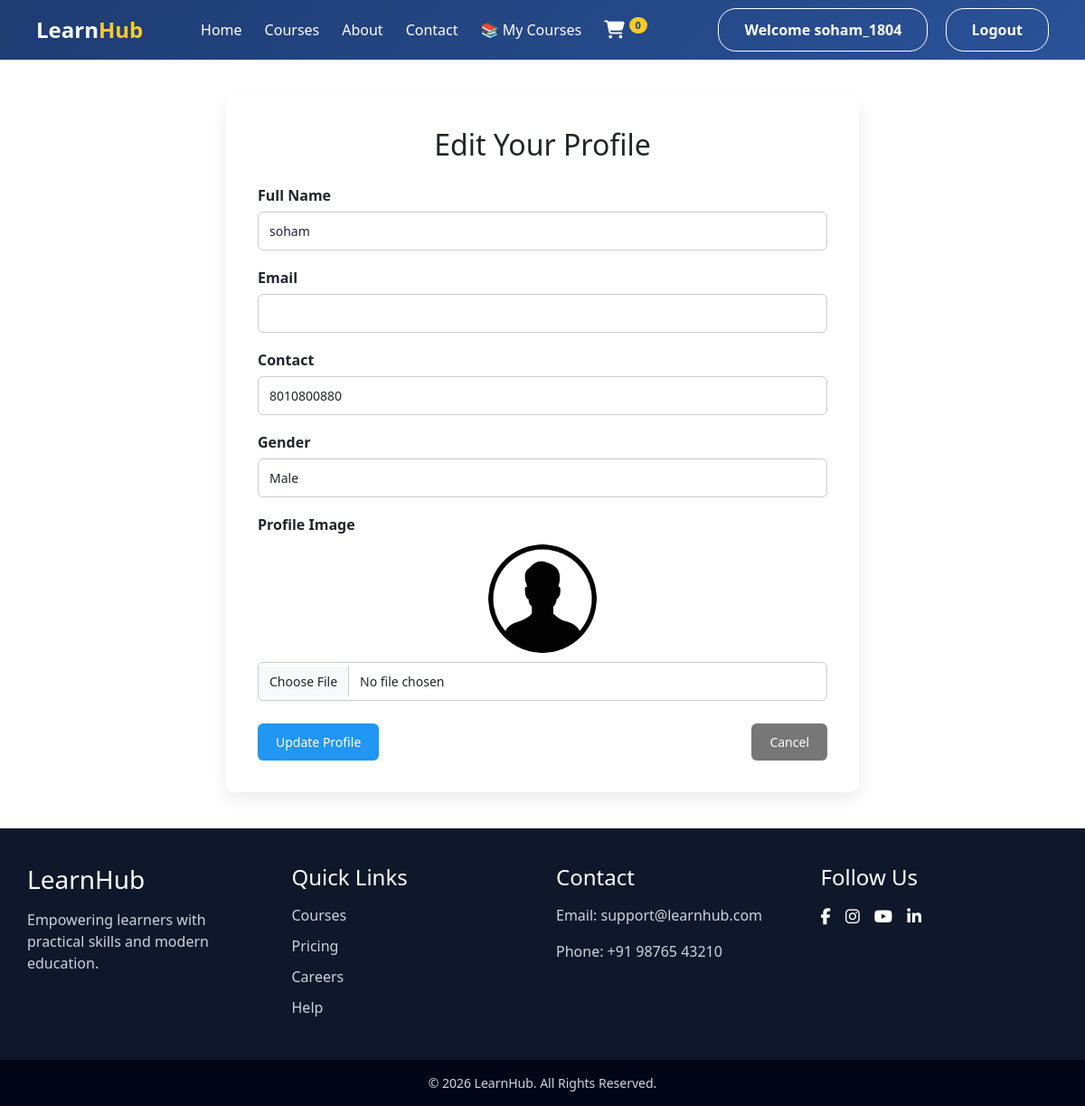
The app's page /edit/ (signed in) with its own data.
### profileapp/models.py (models this page shows, shortened)
class Profile(models.Model):
    genderChoice=[
       ("male","male"),
       ("female","female"),
       ("other","other")
    ]
    fullname=models.CharField(max_length=100)
    email=models.EmailField(max_length=254)
    contact=models.CharField(max_length=20)
    gender=models.CharField(choices=genderChoice,max_length=20)
    image=models.FileField(upload_to="uploads/")

### profileapp/views.py (the view, shortened to what this page needs)
# urls.py: path('edit/', edit_profileview, name='profile_edit'),
def edit_profileview(request):
    user = request.user
    try:
        profile = Profile.objects.get(email=user.email)
    except Profile.DoesNotExist:
        profile = None
    return render(request,'editprofile.html',{
        'profile':profile
    })

### templates/editprofile.html (shortened to what this page needs)
{% extends "base.html" %}
{% block content %}
<div class="profile-container">
<div class="profile-card">
<h2>Edit Your Profile</h2>
<form method="POST" enctype="multipart/form-data">
<div class="form-group">
<label>Full Name</label>
<input class="form-control" type="text" name="fullname" value="{{ profile.fullname }}">
</div>
<div class="form-group">
<label>Email</label>
<input class="form-control" type="email" value="{{ profile.email }}" readonly>
</div>
<div class="form-group">
<label>Contact</label>
<input class="form-control" type="text" name="contact" value="{{ profile.contact }}">
</div>
<div class="form-group">
<label>Gender</label>
<select class="form-control" name="gender">
<option value="male" {% if profile.gender == 'male' %}selected{% endif %}>Male</option>
</select>
</div>
<div class="form-group">
<label>Profile Image</label>
{% if profile.image %}
<img src="{{ profile.image.url }}" width="120" class="profile-image-preview">
{% endif %}
<input class="form-control" type="file" name="image">
</div>
<div class="button-group">
<button class="btn btn-update" type="submit">
Update Profile
</button>
<a href="{% url 'profile' %}" class="btn btn-cancel">
Cancel
</a>
</div>
</form>
</div>
</div>
{% endblock %}

### templates/base.html (shortened to what this page needs)
<!doctype html>
<html lang="en">
  <head>
    <link
      rel="stylesheet"
      href="https://cdnjs.cloudflare.com/ajax/libs/font-awesome/6.5.0/css/all.min.css"
    />
    <link
      href="https://cdn.jsdelivr.net/npm/bootstrap@5.3.2/dist/css/bootstrap.min.css"
      rel="stylesheet"
    />
  </head>
  <body>
    <nav class="navbar">
      <div class="logo">Learn<span>Hub</span></div>
      <ul class="nav-links">
        <li><a href="/">Home</a></li>
        <li><a href="/course">Courses</a></li>
        <li><a href="/about">About</a></li>
        <li><a href="/contact">Contact</a></li>
        <li class="nav-item">
          <a class="nav-link" href="/mycourses/">📚 My Courses</a>
        </li>
        <li>
          <a href="/cart" title="Shopping Cart">
            <i class="fas fa-shopping-cart cart-icon"></i>
            <span class="cart-badge"
              >{{ request.session.cart|length|default:0 }}</span
            >
          </a>
        </li>
      </ul>
      <div class="nav-btns">
        {% if request.user.is_authenticated %}
        <a href="/profile" class="login">Welcome {{ request.user.username }}</a>
        <a href="/logout" class="login">Logout</a>
        {% else %}
        <a href="/login" class="login">Login</a>
        <a href="/signup" class="signup">Sign Up</a>
        {% endif %}
      </div>
    </nav>
    {% block content %}{% endblock content %}
    <footer class="footer">
      <div class="footer-container">
        <div class="footer-box">
          <h3>LearnHub</h3>
          <p>Empowering learners with practical skills and modern education.</p>
        </div>
        <div class="footer-box">
          <h4>Quick Links</h4>
          <ul>
            <li><a href="#">Courses</a></li>
            <li><a href="#">Pricing</a></li>
            <li><a href="#">Careers</a></li>
            <li><a href="#">Help</a></li>
          </ul>
        </div>
        <div class="footer-box">
          <h4>Contact</h4>
          <p>Email: support@learnhub.com</p>
          <p>Phone: +91 98765 43210</p>
        </div>
        <div class="footer-box">
          <h4>Follow Us</h4>
          <div class="social-icons">
            <a href="#"><i class="fab fa-facebook-f"></i></a>
            <a href="#"><i class="fab fa-instagram"></i></a>
            <a href="#"><i class="fab fa-youtube"></i></a>
            <a href="#"><i class="fab fa-linkedin-in"></i></a>
          </div>
        </div>
      </div>
      <div class="footer-bottom">© 2026 LearnHub. All Rights Reserved.</div>
    </footer>
  </body>
</html>

### templates/editprofile.html (style rules this page uses)
.profile-container { max-width:700px; margin:40px auto; font-family:Arial, sans-serif; }
.profile-card { padding:35px; border-radius:10px; background:#ffffff; box-shadow:0 8px 20px rgba(0,0,0,0.08); }
.profile-card h2 { text-align:center; margin-bottom:25px; }
.form-group { margin-bottom:18px; }
.form-group label { display:block; font-weight:600; margin-bottom:6px; }
.form-control { width:100%; padding:10px 12px; border-radius:6px; border:1px solid #ccc; font-size:14px; transition:0.2s; }
.profile-image-preview { display:block; margin:10px auto; border-radius:50%; }
.button-group { display:flex; justify-content:space-between; margin-top:25px; }
.btn { padding:10px 20px; border:none; border-radius:6px; font-size:14px; cursor:pointer; }
.btn-update { background:#2196F3; color:white; }
.btn-cancel { background:#777; color:white; text-decoration:none; display:flex; align-items:center; }

### records on screen
Profile: fullname "soham", contact "8010800880", gender "Male", image (picture)

### other values on screen
{{ request.session.cart|length|default:0 }} "0"
{{ request.user.username }} "soham_1804"
